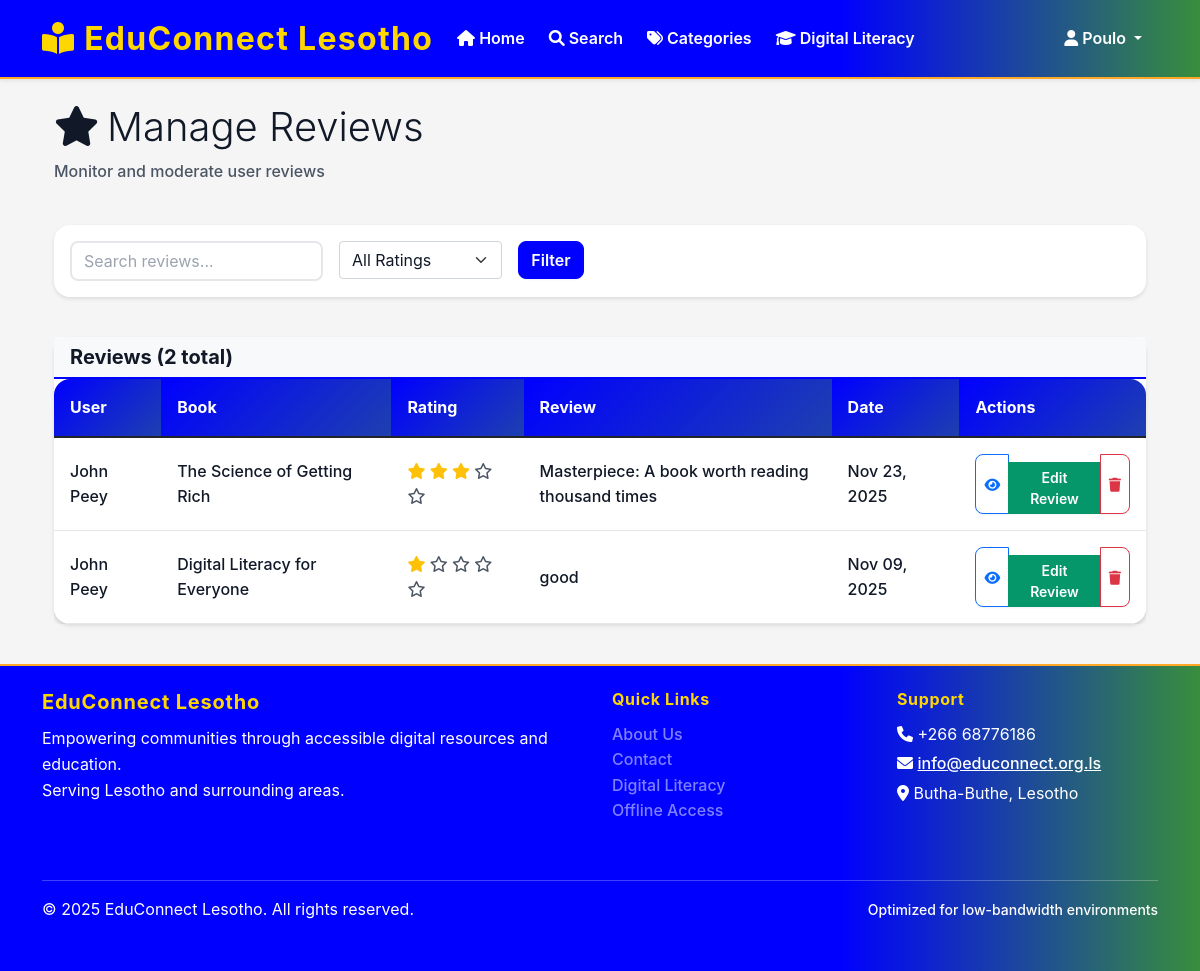
Before: /admin/reviews (signed in) with the older database file.
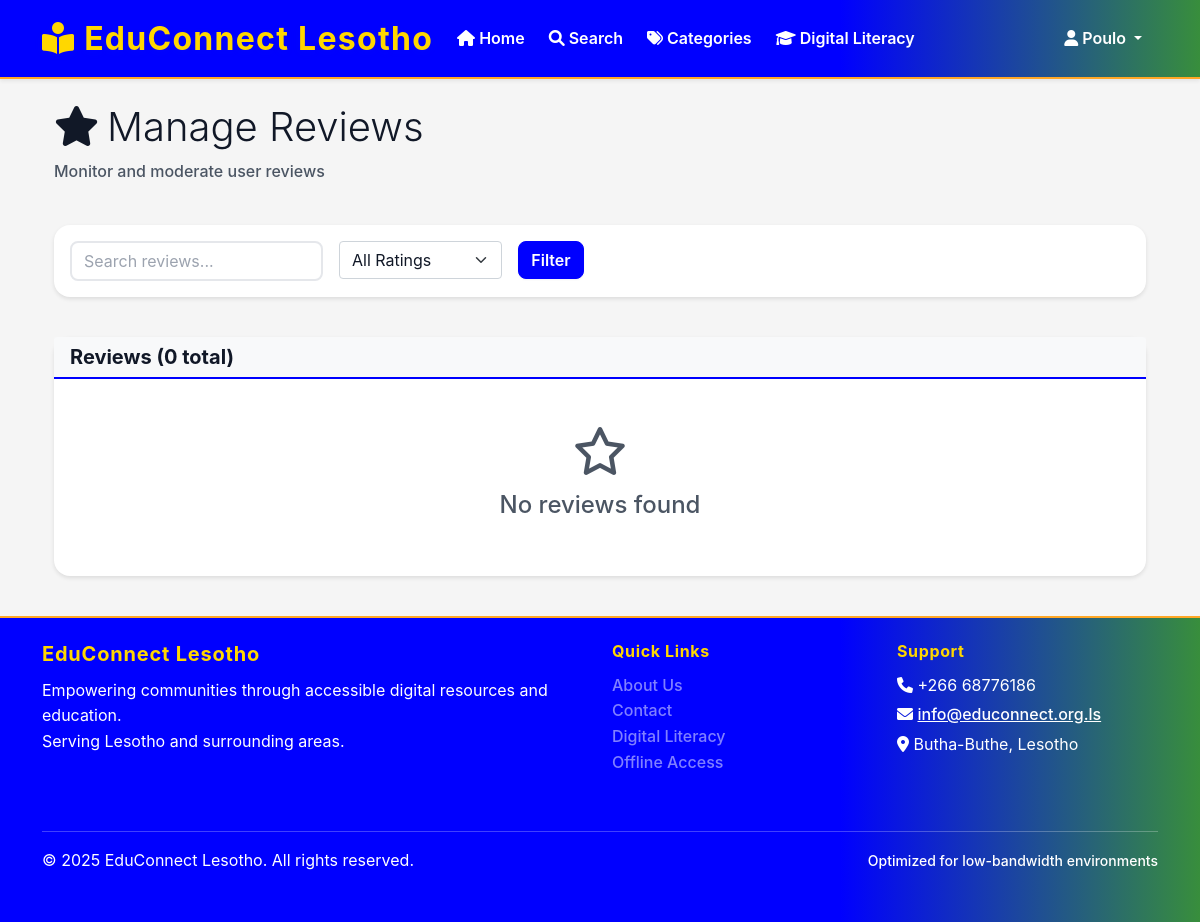
After: the same page with the newer database file.
### app/models/review.py (models this page shows, shortened)
class BookReview(db.Model):
    __tablename__ = 'book_reviews'
    id = db.Column(db.Integer, primary_key=True)
    user_id = db.Column(db.Integer, db.ForeignKey('users.id'), nullable=False)
    book_id = db.Column(db.Integer, db.ForeignKey('books.id'), nullable=False)
    rating = db.Column(db.Integer, nullable=False)  # 1-5 stars
    review_text = db.Column(db.Text)
    is_approved = db.Column(db.Boolean, default=False)
    created_at = db.Column(db.DateTime, default=datetime.utcnow)
    updated_at = db.Column(db.DateTime, default=datetime.utcnow, onupdate=datetime.utcnow)
    __table_args__ = (
        db.CheckConstraint('rating >= 1 AND rating <= 5', name='rating_range'),
        db.UniqueConstraint('user_id', 'book_id', name='unique_user_book_review'),
    )

### app/models/user.py (models this page shows, shortened)
class User(UserMixin, db.Model):
    __tablename__ = 'users'
    id = db.Column(db.Integer, primary_key=True)
    username = db.Column(db.String(100), unique=True, nullable=False, index=True)
    email = db.Column(db.String(255), unique=True, nullable=False, index=True)
    password_hash = db.Column(db.String(255), nullable=False)
    first_name = db.Column(db.String(100), nullable=False)
    last_name = db.Column(db.String(100), nullable=False)
    phone_number = db.Column(db.String(20))
    address = db.Column(db.Text)
    district = db.Column(db.String(50), default='Butha-Buthe', index=True)
    profile_image = db.Column(db.String(500))  # Path to profile image
    role_id = db.Column(db.Integer, db.ForeignKey('user_roles.id'), nullable=False)
    is_active = db.Column(db.Boolean, default=True)
    email_verified = db.Column(db.Boolean, default=False)
    created_at = db.Column(db.DateTime, default=datetime.utcnow)
    updated_at = db.Column(db.DateTime, default=datetime.utcnow, onupdate=datetime.utcnow)
    last_login = db.Column(db.DateTime)
    borrowing_transactions = db.relationship('BorrowingTransaction', foreign_keys='BorrowingTransaction.user_id', backref='user', lazy='dynamic')
    digital_downloads = db.relationship('DigitalDownload', backref='user', lazy='dynamic')
    offline_tokens = db.relationship('OfflineToken', backref='user', lazy='dynamic')
    reading_sessions = db.relationship('ReadingSession', backref='user', lazy='dynamic')
    notifications = db.relationship('Notification', backref='user', lazy='dynamic')
    book_reservations = db.relationship('BookReservation', backref='user', lazy='dynamic')
    book_reviews = db.relationship('BookReview', backref='user', lazy='dynamic')
    literacy_progress = db.relationship('LiteracyProgress', backref='user', lazy='dynamic')
    favorites = db.relationship('Book', secondary='user_favorites', backref='favorited_by', lazy='dynamic')
    def is_admin(self):
        return self.role.role_name == 'admin'
    def is_librarian(self):
        return self.role.role_name in ['admin', 'librarian']

### app/models/book.py (models this page shows, shortened)
class Book(db.Model):
    __tablename__ = 'books'
    id = db.Column(db.Integer, primary_key=True)
    title = db.Column(db.String(500), nullable=False, index=True)
    author = db.Column(db.String(300), nullable=False, index=True)
    isbn = db.Column(db.String(20), unique=True, index=True)
    publisher = db.Column(db.String(200))
    publication_year = db.Column(db.Integer)
    edition = db.Column(db.String(50))
    pages = db.Column(db.Integer)
    language = db.Column(db.String(50), default='English')
    description = db.Column(db.Text)
    category_id = db.Column(db.Integer, db.ForeignKey('categories.id'), nullable=False)
    is_digital = db.Column(db.Boolean, default=False, index=True)
    file_path = db.Column(db.String(500))
    file_size = db.Column(db.BigInteger)  # in bytes
    file_format = db.Column(db.String(20))  # PDF, EPUB, etc.
    cover_image = db.Column(db.String(500))
    total_copies = db.Column(db.Integer, default=1)
    available_copies = db.Column(db.Integer, default=1)
    is_active = db.Column(db.Boolean, default=True)
    is_featured = db.Column(db.Boolean, default=False)
    download_count = db.Column(db.Integer, default=0)
    view_count = db.Column(db.Integer, default=0)
    created_at = db.Column(db.DateTime, default=datetime.utcnow)
    updated_at = db.Column(db.DateTime, default=datetime.utcnow, onupdate=datetime.utcnow)
    created_by = db.Column(db.Integer, db.ForeignKey('users.id'), nullable=False)
    __searchable__ = ['title', 'author', 'description']
    borrowing_transactions = db.relationship('BorrowingTransaction', backref='book', lazy='dynamic')
    digital_downloads = db.relationship('DigitalDownload', backref='book', lazy='dynamic')
    reading_sessions = db.relationship('ReadingSession', backref='book', lazy='dynamic')
    book_reservations = db.relationship('BookReservation', backref='book', lazy='dynamic')
    book_reviews = db.relationship('BookReview', backref='book', lazy='dynamic')
    creator = db.relationship('User', backref='created_books', foreign_keys=[created_by])

### app/routes/admin.py (the view)
@admin_bp.route('/reviews')
@librarian_required
def manage_reviews():
    page = request.args.get('page', 1, type=int)
    status = request.args.get('status', 'pending')
    query = BookReview.query
    if status == 'pending':
        query = query.filter_by(is_approved=False)
    elif status == 'approved':
        query = query.filter_by(is_approved=True)
    pagination = query.order_by(BookReview.created_at.desc()).paginate(
        page=page, per_page=25, error_out=False
    )
    reviews = pagination.items
    return render_template('admin/reviews.html',
                         reviews=reviews,
                         pagination=pagination,
                         status=status)

### app/routes/admin.py (called while the page is built)
def librarian_required(f):
    @wraps(f)
    def decorated_function(*args, **kwargs):
        if not current_user.is_authenticated or not (current_user.is_librarian() or current_user.is_admin()):
            flash('You need librarian or administrator privileges to access this page.', 'error')
            return redirect(url_for('main.index'))
        return f(*args, **kwargs)
    return decorated_function

### app/templates/admin/reviews.html (shortened to what the changed rows need)
{% extends "base.html" %}
{% block content %}
<div class="container-fluid">
    <div class="row mb-4">
        <div class="col-12">
            <h1 class="display-6 mb-2">
                <i class="fas fa-star me-2"></i>Manage Reviews
            </h1>
        </div>
    </div>
    <div class="row">
        <div class="col-12">
            <div class="card">
                <div class="card-header bg-light">
                    <h5 class="mb-0">Reviews ({{ pagination.total }} total)</h5>
                </div>
                <div class="card-body p-0">
                    {% if reviews %}
                    <div class="table-responsive">
                        <table class="table table-hover mb-0">
                            <thead class="table-light">
                                <tr>
                                    <th>User</th>
                                    <th>Book</th>
                                    <th>Rating</th>
                                    <th>Review</th>
                                    <th>Date</th>
                                    <th>Actions</th>
                                </tr>
                            </thead>
                            <tbody>
                                {% for review in reviews %}
                                <tr>
                                    <td>
                                        {% if review.is_anonymous %}
                                            <span class="text-muted">Anonymous</span>
                                        {% else %}
                                            {{ review.user.first_name }} {{ review.user.last_name }}
                                        {% endif %}
                                    </td>
                                    <td>{{ review.book.title }}</td>
                                    <td>
                                        <div class="stars">
                                            {% for i in range(1, 6) %}
                                                {% if i <= review.rating %}
                                                    <i class="fas fa-star text-warning"></i>
                                                {% else %}
                                                    <i class="far fa-star text-muted"></i>
                                                {% endif %}
                                            {% endfor %}
                                        </div>
                                    </td>
                                    <td>
                                        <div style="max-width: 300px;">
                                            {{ review.review_text[:100] if review.review_text else '' }}{% if review.review_text and (review.review_text|length > 100) %}...{% endif %}
                                        </div>
                                    </td>
                                    <td>{{ review.created_at.strftime('%b %d, %Y') }}</td>
                                    <td>
                                        <div class="btn-group" role="group">
                        <button type="button" class="btn btn-outline-primary btn-sm"
                            onclick="viewReview('{{ review.id }}')" title="View">
                                                <i class="fas fa-eye"></i>
                                            </button>
                            <a href="{{ url_for('books.edit_review', book_id=review.book_id, review_id=review.id) }}" class="btn btn-success btn-sm mt-2" title="Edit Review">Edit Review</a>
                        <button type="button" class="btn btn-outline-danger btn-sm"
                            onclick="deleteReview('{{ review.id }}')" title="Delete">
                                                <i class="fas fa-trash"></i>
                                            </button>
                                        </div>
                                    </td>
                                </tr>
                                {% endfor %}
                            </tbody>
                        </table>
                    </div>
                    {% else %}
                    <div class="text-center py-5">
                        <i class="fas fa-star fa-3x text-muted mb-3"></i>
                        <h4 class="text-muted">No reviews found</h4>
                    </div>
                    {% endif %}
                </div>
            </div>
        </div>
    </div>
</div>
{% endblock %}

Changed rows visible on the page:
no longer on this page (row edited): BookReview: user.first_name "John", user.last_name "Peey", book "The Science of Getting Rich", rating 3 (drawn), review_text "Masterpiece: A book worth reading thousand times", created_at "Nov 23, 2025"
no longer on this page (row edited): BookReview: user.first_name "John", user.last_name "Peey", book "Digital Literacy for Everyone", rating 1 (drawn), review_text "good", created_at "Nov 09, 2025"
Other visible differences:
{{ pagination.total }}: "2" → "0"
text no longer shown: "User Book Rating Review Date Actions"
text now shown: "No reviews found"
